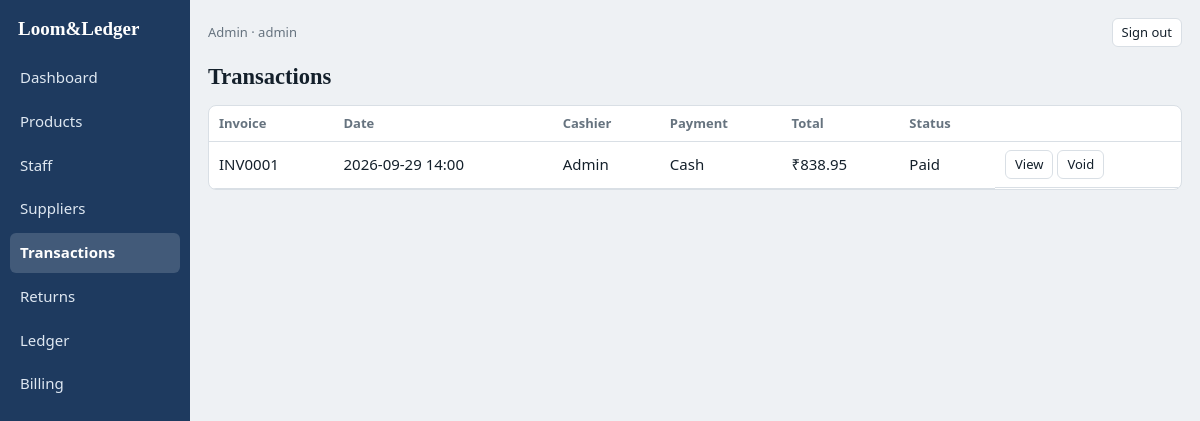
The app's page /transactions/ (signed in) with its own data.
### pos/models.py (models this page shows, shortened)
class User(AbstractUser):
    ADMIN, STAFF = "admin", "staff"
    ROLES = [(STAFF, "Staff"), (ADMIN, "Admin")]
    role = models.CharField(max_length=10, choices=ROLES, default=STAFF)
    class Meta:
        ordering = ["username"]
    @property
    def is_shop_admin(self):
        return self.role == self.ADMIN or self.is_superuser
    @property
    def role_label(self):
        return "admin" if self.is_shop_admin else "staff"
    def display_name(self):
        return self.get_full_name() or self.username

class Sale(models.Model):
    PAYMENTS = [("Cash", "Cash"), ("Card", "Card"), ("UPI", "UPI")]
    invoice_no = models.CharField(max_length=12, unique=True, null=True, blank=True, editable=False)
    created_at = models.DateTimeField(auto_now_add=True)
    cashier = models.ForeignKey(User, null=True, on_delete=models.SET_NULL, related_name="sales")
    discount_pct = models.DecimalField(max_digits=5, decimal_places=2, default=0)
    payment = models.CharField(max_length=10, choices=PAYMENTS, default="Cash")
    subtotal = models.DecimalField(max_digits=12, decimal_places=2)
    discount_amount = models.DecimalField(max_digits=12, decimal_places=2)
    tax = models.DecimalField(max_digits=12, decimal_places=2)
    total = models.DecimalField(max_digits=12, decimal_places=2)
    is_void = models.BooleanField(default=False)
    class Meta:
        ordering = ["-created_at", "-id"]

### pos/views.py (the view)
# urls.py: path("transactions/", views.sales, name="sales"),
@admin_required
def sales(request):
    return render(request, "pos/sales.html", {
        "title": "Transactions", "sales": Sale.objects.select_related("cashier")})

### pos/context.py (called while the page is built)
def nav(request):
    user = getattr(request, "user", None)
    if not user or not user.is_authenticated:
        return {}
    cur = request.resolver_match.url_name if request.resolver_match else ""
    items = ADMIN_NAV if user.is_shop_admin else STAFF_NAV
    return {"nav": [{"url": reverse(u), "label": l, "on": cur.startswith(p)} for u, l, p in items]}

### pos/templatetags/pos_extras.py (called while the page is built)
@register.filter
def inr(value):
    try:
        return f"₹{Decimal(str(value)):.2f}"
    except (InvalidOperation, TypeError, ValueError):
        return "₹0.00"

### pos/views.py (called while the page is built)
def admin_required(view):
    @login_required
    @wraps(view)
    def wrapper(request, *args, **kwargs):
        if not request.user.is_shop_admin:
            messages.error(request, "That page is for admins only.")
            return redirect("pos:billing")
        return view(request, *args, **kwargs)
    return wrapper

### pos/templates/pos/sales.html
{% extends "pos/base.html" %}{% load pos_extras %}
{% block content %}
<div class="hd"><h2>{{ title }}</h2></div>
<div class="tw"><table>
  <tr><th>Invoice</th><th>Date</th><th>Cashier</th><th>Payment</th><th>Total</th><th>Status</th><th></th></tr>
  {% for s in sales %}
  <tr>
    <td>{{ s.invoice_no }}</td><td>{{ s.created_at|date:"Y-m-d H:i" }}</td>
    <td>{{ s.cashier.display_name|default:"-" }}</td><td>{{ s.payment }}</td><td>{{ s.total|inr }}</td>
    <td class="{% if s.is_void %}void{% endif %}">{% if s.is_void %}Voided{% else %}Paid{% endif %}</td>
    <td class="ac">
      <a class="btn g" href="{% url 'pos:sale_detail' s.pk %}">View</a>
      {% if user.is_shop_admin and not s.is_void %}
      <form method="post" action="{% url 'pos:sale_void' s.pk %}" onsubmit="return confirm('Void {{ s.invoice_no }}? Stock will be restored.')">{% csrf_token %}<button class="g">Void</button></form>
      {% endif %}
    </td>
  </tr>
  {% empty %}<tr><td colspan="7" class="mut">No transactions yet. Complete a bill to see it here.</td></tr>{% endfor %}
</table></div>
{% endblock %}

### pos/templates/pos/base.html (shortened to what this page needs)
{% load static %}<!doctype html>
<html lang="en"><head><meta charset="utf-8">
<link rel="stylesheet" href="{% static 'pos/app.css' %}">
</head><body>
<div id="app">
  <nav class="np">
    <div class="br">Loom&amp;Ledger</div>
    {% for n in nav %}<a href="{{ n.url }}"{% if n.on %} class="on"{% endif %}>{{ n.label }}</a>{% endfor %}
  </nav>
  <main>
    <div class="top np">
      <span class="mut">{{ user.display_name }} · {{ user.role_label }}</span>
      <form method="post" action="{% url 'logout' %}">{% csrf_token %}<button class="g">Sign out</button></form>
    </div>
    {% block content %}{% endblock %}
  </main>
</div>
</body></html>

### pos/static/pos/app.css (style rules this page uses)
:root { box-sizing:border-box;padding-top:env(safe-area-inset-top,0px);padding-bottom:env(safe-area-inset-bottom,0px);--bg:#eef1f4;--c:#fff;--t:#14202b;--m:#66737f;--a:#1e3a5f;--a2:#c8871e;--b:#d9dfe5;--r:#b3261e;--ok:#1b6e3c }
html { scroll-padding-top:env(safe-area-inset-top,0px) }
* { box-sizing:border-box }
body { margin:0;background:var(--bg);color:var(--t);font:15px/1.45 "Segoe UI",system-ui,sans-serif }
h2,h3 { font-family:Georgia,"Times New Roman",serif;margin:0 }
button,input,select { font:inherit;color:inherit }
button,.btn { cursor:pointer;border:1px solid var(--b);background:var(--c);padding:7px 12px;border-radius:6px;text-decoration:none;color:var(--t);display:inline-block;text-align:center }
.g { padding:4px 9px;font-size:13px }
form { margin:0 }
#app { display:flex;min-height:100vh }
nav { width:190px;background:var(--a);padding:14px 10px;display:flex;flex-direction:column;gap:4px }
nav .br { font:700 19px Georgia,serif;color:#fff;margin:4px 8px 14px }
nav a { color:#dfe8f2;text-decoration:none;padding:9px 10px;border-radius:6px }
nav a.on { background:rgba(255,255,255,.16);color:#fff;font-weight:600 }
main { flex:1;padding:18px;min-width:0 }
.top { display:flex;justify-content:space-between;align-items:center;margin-bottom:14px;gap:8px;flex-wrap:wrap }
.hd { display:flex;justify-content:space-between;align-items:center;margin-bottom:12px }
.tw { overflow-x:auto;background:var(--c);border:1px solid var(--b);border-radius:8px }
table { width:100%;border-collapse:collapse }
th,td { padding:8px 10px;text-align:left;border-bottom:1px solid var(--b);white-space:nowrap }
th { color:var(--m);font-weight:600;font-size:13px }
.ac { display:flex;gap:4px;align-items:center }
.mut { color:var(--m);font-size:13px }

### records on screen
User: display_name "Admin", role_label "admin"
Sale: invoice_no "INV0001", created_at "2026-09-29 14:00", cashier.display_name "Admin", payment "Cash", total|inr "₹838.95", is_void "Paid"

### other values on screen
{{ n.label }} "Dashboard" "Products" "Staff" "Suppliers" "Transactions" "Returns" "Ledger" "Billing"
{{ title }} "Transactions"
